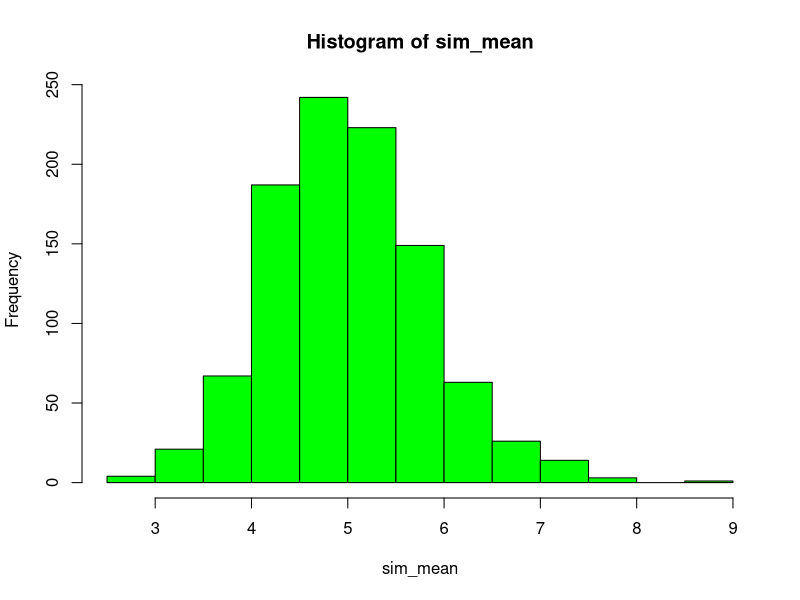
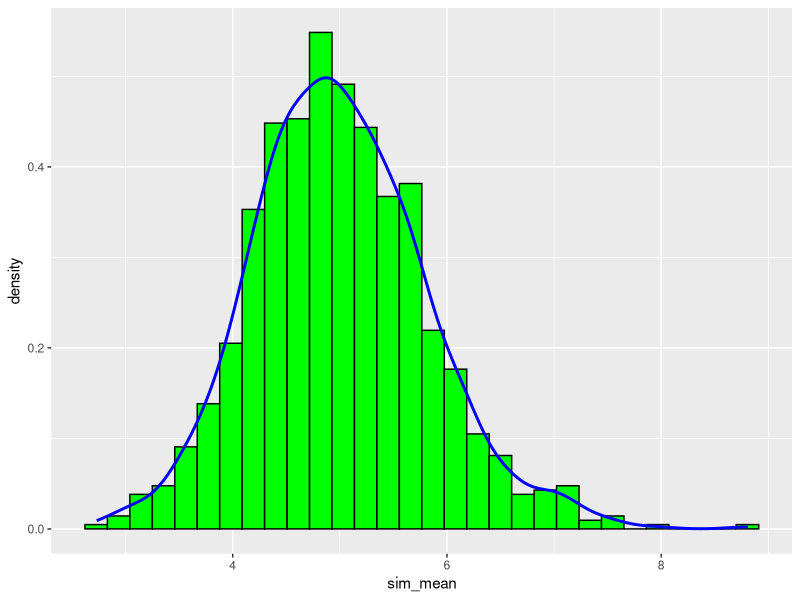
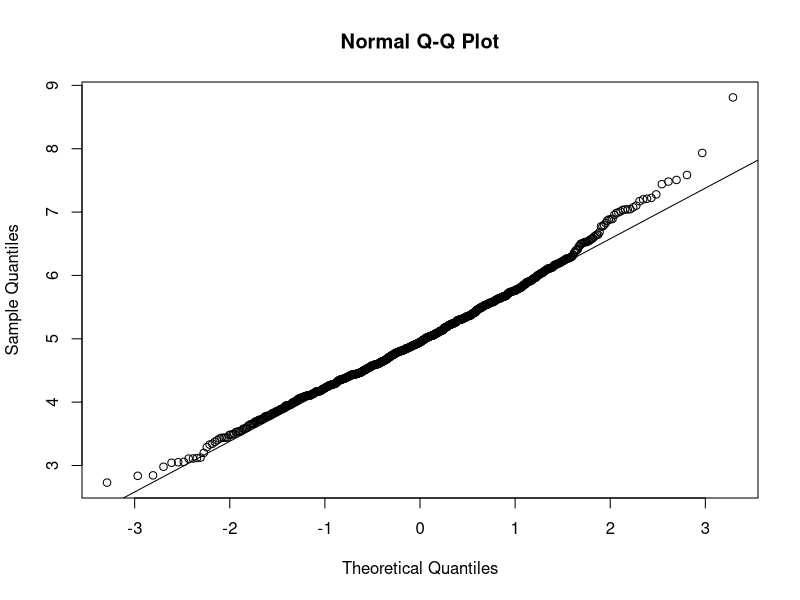

Generate these figures, in order, with R:
## ---- chunk 1
# Load Labrary
library(ggplot2)
## ---- chunk 2
# Set of constants
n <- 40  # number of exponentials
lambda <- 0.2  #lambda for rexp
nos <- 1000  # number of stimulation of test

# Set the seed to create reproducible
set.seed(234)

# Run the test to get matrix
sim_matrix <- matrix(rexp(nos * n, rate=lambda), nos, n)
sim_mean <- rowMeans(sim_matrix)
hist(sim_mean, col="green")
## ---- chunk 3
mu <- 1/lambda
mu
## ---- chunk 4
mean_data <- mean(sim_mean)
mean_data
## ---- chunk 5
sd <- 1/lambda/sqrt(n)
sd

Var <- sd^2
Var
## ---- chunk 6
sd_a <- sd(sim_mean)
sd_a

#Var_a <- var(sim_mean)
Var_a <- sd_a^2
Var_a
## ---- chunk 7
plotdata <- data.frame(sim_mean);
u <- ggplot(plotdata, aes(x =sim_mean))
u <- u + geom_histogram(aes(y=..density..), colour="black", fill = "green")
u + geom_density(colour="blue", size=1);
## ---- chunk 8
actual_conf_interval <- round (mean(sim_mean) + c(-1,1)*1.96*sd_a/sqrt(n),3)
theory_conf_interval <- mu + c(-1,1)*1.96*sqrt(Var)/sqrt(n);
actual_conf_interval
theory_conf_interval
## ---- chunk 9
qqnorm(sim_mean); qqline(sim_mean)
